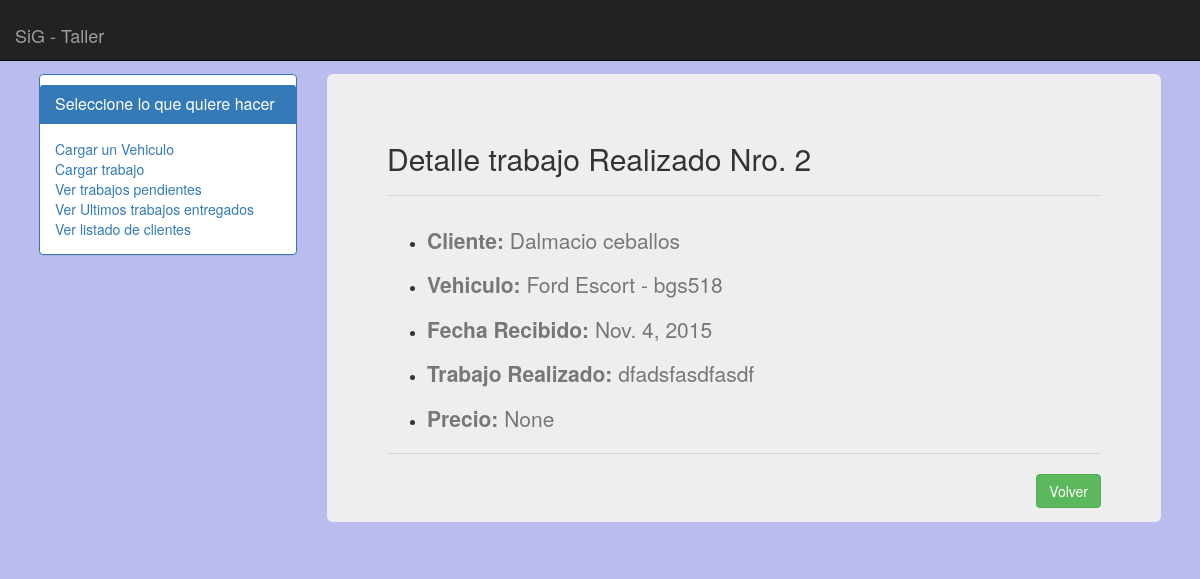
Before: /gestion/detalle_trabajo/2/ with the older database file.
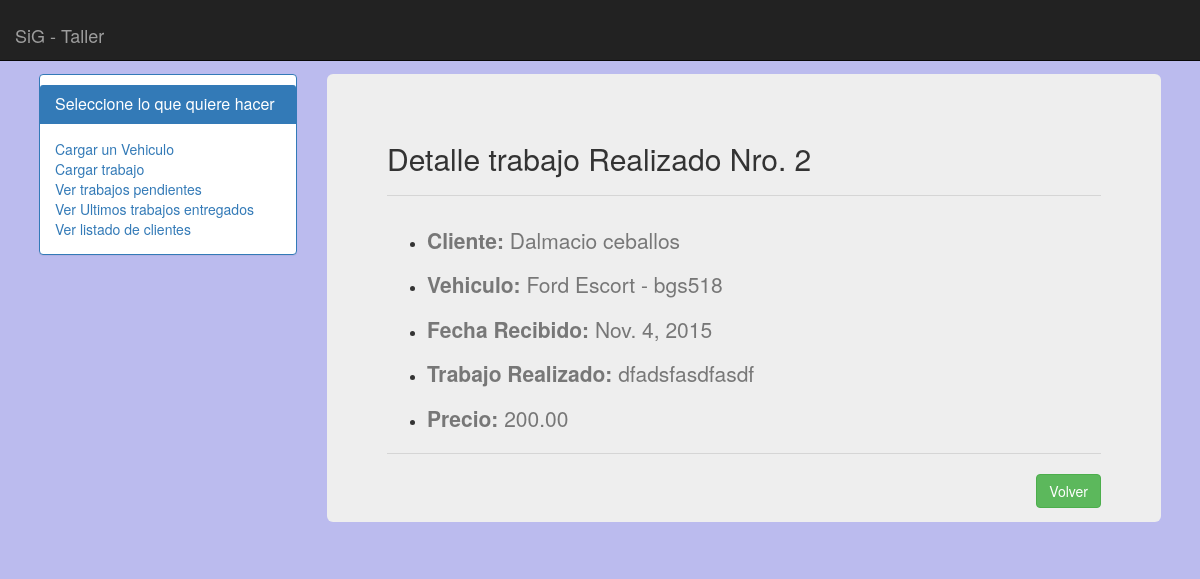
After: the same page with the newer database file.
### apps/gestion/models.py (models this page shows, shortened)
class Trabajo(models.Model):
	vehiculo 			= models.ForeignKey(Vehiculo,related_name='trabajos_realizados')
	fecha_ingreso 		= models.DateField(null=True)
	fecha_entrega		= models.DateField(null=True)
	km_ingreso			= models.IntegerField(null=True)
	descripcion			= models.CharField(max_length=250,null=True)
	estado 				= models.IntegerField()
	precio 				= models.DecimalField(max_digits=10,decimal_places=2,null=True)

class Vehiculo(models.Model):
	tipo_vehiculo	= models.CharField(max_length=20)
	modelo_marca	= models.CharField(max_length=100)
	patente 		= models.CharField(max_length=12,unique=True)
	observaciones	= models.CharField(max_length=100,null=True)

### apps/gestion/views.py (the view)
# urls.py: url(r'^detalle_trabajo/(?P<id>[0-9]+)/$',detalle_trabajo,name='detalle_trabajo'),
def detalle_trabajo(request,id):
	form 		 	= TrabajoForm(instance=Trabajo.objects.get(id=id))
	trabajo 		= Trabajo.objects.get(id=id)
	cliente 		= trabajo.vehiculo.pertenece_a.get(fecha_hasta=None).cliente
	values = {
		'cliente' 	: cliente,
		'form' 		: form,
		'trabajo' 	: trabajo,
	}
	return render_to_response('gestion/ver_detalle_trabajo.html',values,context_instance = RequestContext(request))

### templates/gestion/ver_detalle_trabajo.html
{% extends 'index.html' %}
{% block cuerpo %}
	<h2>Detalle trabajo Realizado Nro. {{ trabajo.id }}</h2><hr>
	<div>
		<ul>
			<li>
				<p class="text-left text-muted lead"><b>Cliente: </b> {{ cliente.nombre|capfirst }}</p>
			</li>
			<li>
				<p class="text-left text-muted lead"><b>Vehiculo: </b> {{ trabajo.vehiculo.modelo_marca }} - {{ trabajo.vehiculo.patente }}</p>
			</li>
			<li>
				<p class="text-left text-muted lead"><b>Fecha Recibido: </b> {{ trabajo.fecha_ingreso }}</p>
			</li>
			<li>
				<p class="text-left text-muted lead"><b>Trabajo Realizado: </b> {{ trabajo.descripcion }}</p>
			</li>
			<li>
				<p class="text-left text-muted lead"><b>Precio: </b> {{ trabajo.precio }}</p>
			</li>
		</ul>
	</div><hr>
		<a href="{% url 'ver_ultimos_entregados' %}" class="btn btn-success pull-right">
			Volver
		</a>
{% endblock cuerpo %}

Changed rows visible on the page:
changed Trabajo "dfadsfasdfasdf": precio "None" → "200.00"
